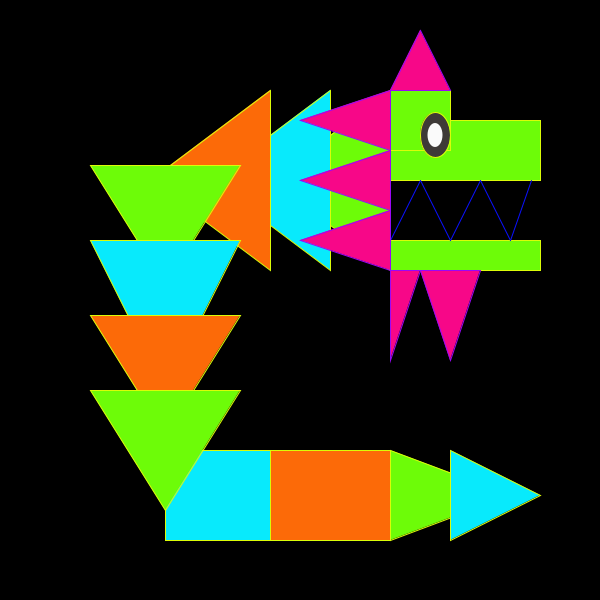
Frame 1 (no input)
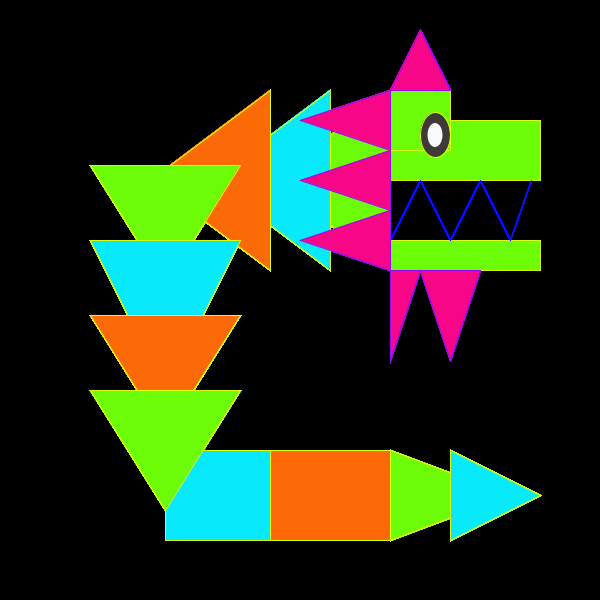
Frame 60 (the mouse pressed at the canvas centre just before this capture)
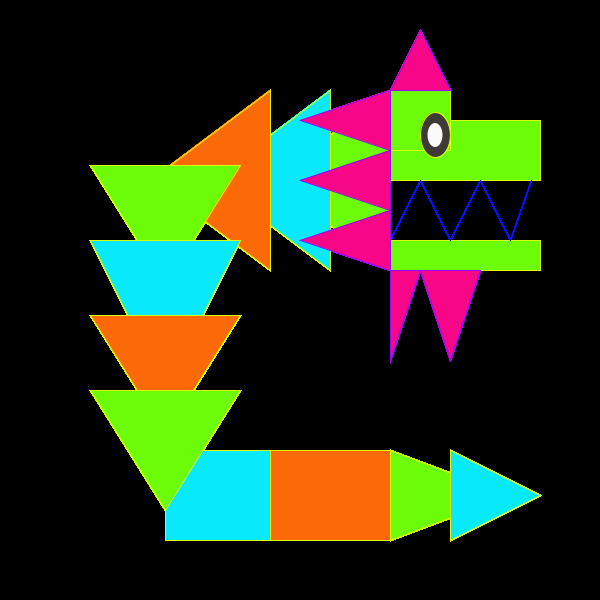
Frame 120 (the mouse held since frame 60 and released just before this capture)

The Processing sketch that drew these frames (run headless with seeded random() and noise(); from frame 60 on, the mouse is pressed at the canvas centre):

// Processing sketch: processing_167086
// ── processing_167086.pde

void setup()
{size(600,600);
background(0);}
void draw()
{stroke(#DBFC08);
fill(#6DFC08);
rect(390,240,150,30);
rect(390,120,150,60);
rect(390,90,60,60);
triangle(390,90,390,270,270,180);
fill(#08EAFC);
triangle(330,90,330,270,210,180);
fill(#FC6A08);
triangle(270,90,270,270,150,180);
fill(#6DFC08);
triangle(90,165,240,165,165,285);
fill(#08EAFC);
triangle(90,240,240,240,165,390);
fill(#FC6A08);
triangle(90,315,240,315,165,435);
fill(#08EAFC);
rect(165,450,120,90);
fill(#6DFC08);
triangle(90,390,240,390,165,510);
fill(#FC6A08);
rect(270,450,120,90);
fill(#6DFC08);
triangle(390,450,390,540,510,495);
fill(#08EAFC);
triangle(450,450,450,540,540,495);
fill(#3E3A37);
ellipse(435,135,30,45);
noStroke();
fill(250);
ellipse(435,135,15,24);
stroke(#0A10FF);
line(390,240,420,180);
line(420,180,450,240);
line(450,240,480,180);
line(480,180,510,240);
line(510,240,531,180);
fill(#F70788);
stroke(#9A07F7);
triangle(480,270,450,360,420,270);
triangle(420,270,390,270,390,360);
triangle(390,270,390,210,300,240);
triangle(390,210,390,150,300,180);
triangle(390,150,390,90,300,120);
triangle(390,90,450,90,420,30);}
void mousePressed()
{stroke(#DBFC08);
fill(#6DFC08);
rect(130,80,50,10);
rect(130,40,50,20);
rect(130,30,20,20);
triangle(130,30,130,90,90,60);
fill(#08EAFC);
triangle(110,30,110,90,70,60);
fill(#FC6A08);
triangle(90,30,90,90,50,60);
fill(#6DFC08);
triangle(30,55,80,55,55,95);
fill(#08EAFC);
triangle(30,80,80,80,55,130);
fill(#FC6A08);
triangle(30,105,80,105,55,145);
fill(#08EAFC);
rect(55,150,40,30);
fill(#6DFC08);
triangle(30,130,80,130,55,170);
fill(#FC6A08);
rect(90,150,40,30);
fill(#6DFC08);
triangle(130,150,130,180,170,165);
fill(#08EAFC);
triangle(150,150,150,180,180,165);
fill(#3E3A37);
ellipse(145,45,10,15);
noStroke();
fill(250);
ellipse(145,45,5,8);
stroke(#0A10FF);
line(130,80,140,60);
line(140,60,150,80);
line(150,80,160,60);
line(160,60,170,80);
line(170,80,177,60);
fill(#F70788);
stroke(#9A07F7);
triangle(160,90,150,120,140,90);
triangle(140,90,130,90,130,120);
triangle(130,90,130,70,100,80);
triangle(130,70,130,50,100,60);
triangle(130,50,130,30,100,40);
triangle(130,30,150,30,140,10);}
void keyPressed()
{background(180);
stroke(#DBFC08);
fill(#FF0A2F);
rect(390,240,150,30);
rect(390,120,150,60);
rect(390,90,60,60);
triangle(390,90,390,270,270,180);
fill(0);
triangle(330,90,330,270,210,180);
fill(#FF0A2F);
triangle(270,90,270,270,150,180);
fill(0);
triangle(90,165,240,165,165,285);
fill(#FF0A2F);
triangle(90,240,240,240,165,390);
fill(0);
triangle(90,315,240,315,165,435);
fill(#FF0A2F);
rect(165,450,120,90);
fill(0);
triangle(90,390,240,390,165,510);
fill(#FF0A2F);
rect(270,450,120,90);
fill(0);
triangle(390,450,390,540,510,495);
fill(#FF0A2F);
triangle(450,450,450,540,540,495);
fill(#3E3A37);
ellipse(435,135,30,45);
noStroke();
fill(250);
ellipse(435,135,15,24);
stroke(0);
line(390,240,420,180);
line(420,180,450,240);
line(450,240,480,180);
line(480,180,510,240);
line(510,240,531,180);
fill(#F70788);
stroke(#9A07F7);
triangle(480,270,450,360,420,270);
triangle(420,270,390,270,390,360);
triangle(390,270,390,210,300,240);
triangle(390,210,390,150,300,180);
triangle(390,150,390,90,300,120);
triangle(390,90,450,90,420,30);}
  
